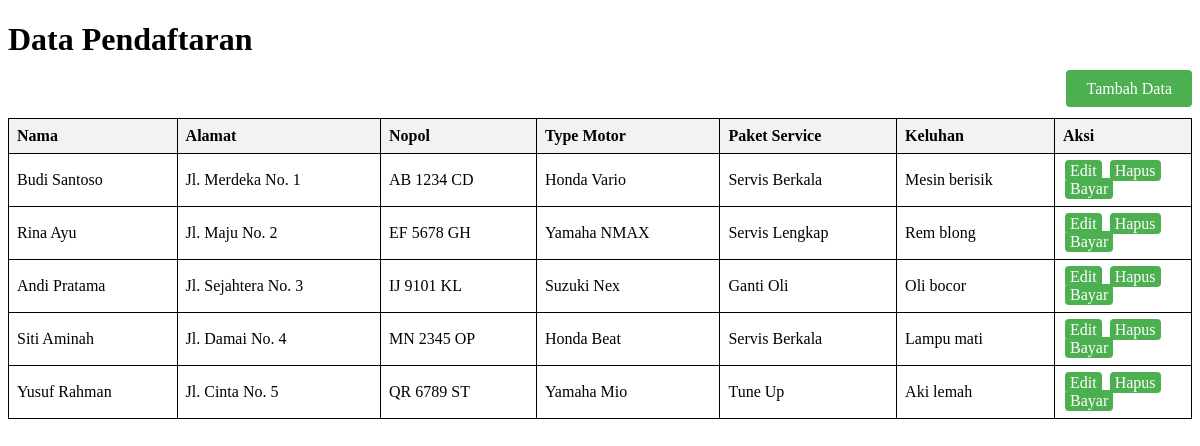
The page / on the database its author committed.
### tables this page shows
CREATE TABLE pendaftaran (
    id_pendaftaran INT AUTO_INCREMENT PRIMARY KEY,
    nama VARCHAR(100),
    alamat TEXT,
    nopol VARCHAR(20),
    type_motor VARCHAR(50),
    paket_service VARCHAR(50),
    keluhan TEXT
);

### index.php (the view, shortened to what this page needs)
<!DOCTYPE html>
<html lang="en">
<head>
</head>
<body>
    <h1>Data Pendaftaran</h1>
    <div class="add-button">
        <a href="halamantambah.php">Tambah Data</a>
    </div>
    <?php
    include 'config.php';
    $query = "SELECT * FROM pendaftaran";
    $result = mysqli_query($conn, $query);
    if (mysqli_num_rows($result) > 0) {
        echo "<table>";
        echo "<tr>
                <th>Nama</th>
                <th>Alamat</th>
                <th>Nopol</th>
                <th>Type Motor</th>
                <th>Paket Service</th>
                <th>Keluhan</th>
                <th width='120'>Aksi</th>
            </tr>";
        while ($row = mysqli_fetch_assoc($result)) {
            echo "<tr>";
            echo "<td>" . $row["nama"] . "</td>";
            echo "<td>" . $row["alamat"] . "</td>";
            echo "<td>" . $row["nopol"] . "</td>";
            echo "<td>" . $row["type_motor"] . "</td>";
            echo "<td>" . $row["paket_service"] . "</td>";
            echo "<td>" . $row["keluhan"] . "</td>";
            echo "<td class='action-button'>
                    <a href='halamanedit.php?id=" . $row["id_pendaftaran"] . "'>Edit</a>
                    <a href='#' onclick='confirmDelete(" . $row["id_pendaftaran"] . ")'>Hapus</a>
                    <a href='prosesbayar.php?id=" . $row["id_pendaftaran"] . "'>Bayar</a>
                </td>";
            echo "</tr>";
        }
        echo "</table>";
    } else {
        echo "Tidak ada data pendaftaran.";
    }
    ?>
</body>
</html>

### index.php (style rules this page uses)
table { width: 100%; border-collapse: collapse; }
table, th, td { border: 1px solid black; }
th, td { padding: 8px; text-align: left; }
th { background-color: #f2f2f2; }
.add-button { display: block; text-align: right; margin-bottom: 10px; padding-bottom: 10px; }
.add-button a { background-color: #4CAF50; color: white; padding: 10px 20px; text-decoration: none; border-radius: 4px; }
.action-button a { background-color: #4CAF50; color: white; padding: 2px 5px; text-decoration: none; border-radius: 4px; margin: 2px; }

### rows shown on the page
pendaftaran: nama "Budi Santoso", alamat "Jl. Merdeka No. 1", nopol "AB 1234 CD", type_motor "Honda Vario", paket_service "Servis Berkala", keluhan "Mesin berisik"
pendaftaran: nama "Rina Ayu", alamat "Jl. Maju No. 2", nopol "EF 5678 GH", type_motor "Yamaha NMAX", paket_service "Servis Lengkap", keluhan "Rem blong"
pendaftaran: nama "Andi Pratama", alamat "Jl. Sejahtera No. 3", nopol "IJ 9101 KL", type_motor "Suzuki Nex", paket_service "Ganti Oli", keluhan "Oli bocor"
pendaftaran: nama "Siti Aminah", alamat "Jl. Damai No. 4", nopol "MN 2345 OP", type_motor "Honda Beat", paket_service "Servis Berkala", keluhan "Lampu mati"
pendaftaran: nama "Yusuf Rahman", alamat "Jl. Cinta No. 5", nopol "QR 6789 ST", type_motor "Yamaha Mio", paket_service "Tune Up", keluhan "Aki lemah"
